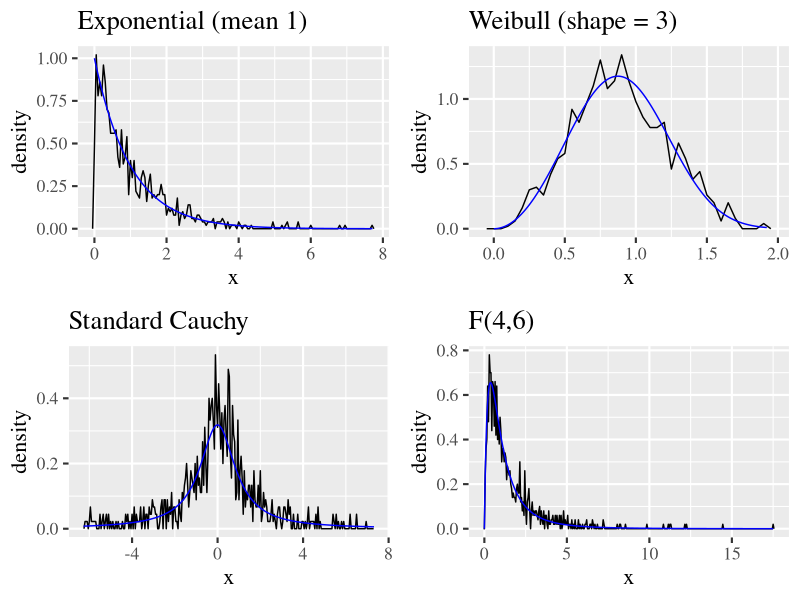

R code for this plot:
rm(list=ls())

library(ggplot2)
library(gridExtra)

u1 = runif(1000)
u2 = runif(1000)
u3 = runif(1000)
u4 = runif(1000)

x1 = -log(u1)
x2 = (-log(u2))^(1/3)
x3 = tan(pi*(u2 - 1/2))


CDF4_root = function(param) { 

  seed_u = 20
  u = seed_u
  value_u = param*u^4 - 4*u + 3
  deriv_u = 4*param*u^3 - 4
  while( abs(value_u)> 10^(-10) )
  {
    u = u - value_u/deriv_u
    value_u = param*u^4 - 4*u + 3
    deriv_u = 4*param*u^3 - 4
  }
  return(u)
}

x4 = sapply(u4, FUN=CDF4_root)



values4 = u4*(x4^4) - 4*x4 + 3

x4 = (x4 - 1)*(3/2)

xexp = seq(0, max(x1), length=1000)
xweibull = seq(0, max(x2), length=1000)
xcauchy = seq(quantile(x3, 0.025), quantile(x3, 0.975), length=1000)
xF = seq(0, max(x4), length=1000)

yexp = dexp(xexp)
yweibull = dweibull(xweibull, 3)
ycauchy = dcauchy(xcauchy)
yF = df(xF, 4, 6)

df.exp = data.frame(x = xexp, y = yexp)
df.weibull = data.frame(x = xweibull, y = yweibull)
df.cauchy = data.frame(x = xcauchy, y = ycauchy)
df.F = data.frame(x = xF, y = yF)

df.x1 = data.frame(x=x1)
df.x2 = data.frame(x=x2)
df.x3 = data.frame(x=x3)
df.x4 = data.frame(x=x4)

p1 = ggplot(data=df.exp) +
    geom_freqpoly(data=df.x1, color="black", binwidth=0.05, aes(x=x, ..density..)) +
    geom_line(data=df.exp, color="blue", aes(x=x, y=y)) +
    labs(title="Exponential (mean 1)") +
    theme_grey(base_size = 16, base_family="serif")

p2 = ggplot(data=df.weibull) +
  geom_freqpoly(data=df.x2, color="black", binwidth=0.05, aes(x=x, ..density..)) +
  geom_line(data=df.weibull, color="blue", aes(x=x, y=y)) +
  labs(title="Weibull (shape = 3)") +
  theme_grey(base_size = 16, base_family="serif")

p3 = ggplot(data=df.cauchy) +
  geom_freqpoly(data=df.x3, color="black", binwidth=0.05, aes(x=x, ..density..)) +
  geom_line(data=df.cauchy, color="blue", aes(x=x, y=y)) +
  labs(title="Standard Cauchy") +
  xlim(quantile(x3, 0.05), quantile(x3, 0.95)) +
  theme_grey(base_size = 16, base_family="serif")

p4 = ggplot(data=df.F) +
  geom_freqpoly(data=df.x4, color="black", binwidth=0.05, aes(x=x, ..density..)) +
  geom_line(data=df.F, color="blue", aes(x=x, y=y)) +
  labs(title="F(4,6)") +
  theme_grey(base_size = 16, base_family="serif")


p = grid.arrange(p1, p2, p3, p4, ncol=2)


print(p)

